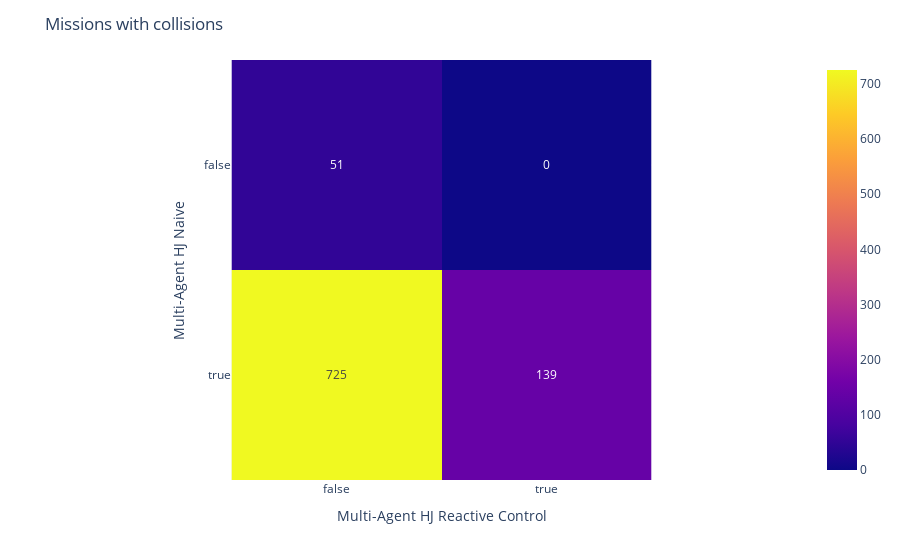

This figure's notebook cell:
### Markdown cell above
+  Missions with collisions

### Code cell
fig_conf_react_coll = plot_confusion_matrix(metrics_hj_naive["Number_of_collision"]>0, 
                        metrics_hj_reactive["Number_of_collision"]>0, 'Multi-Agent HJ Naive', 
                        'Multi-Agent HJ Reactive Control', title_name="Missions with collisions")

### Figure 1 — Plotly figure (JSON) as saved in the notebook; plotly's stock layout.template omitted (floating-point values rounded to 4 significant figures)
{"data": [{"coloraxis": "coloraxis", "hovertemplate": "Multi-Agent HJ Reactive Control: %{x}<br>Multi-Agent HJ Naive: %{y}<br>color: %{z}<extra></extra>", "name": "0", "texttemplate": "%{z}", "type": "heatmap", "x": [false, true], "xaxis": "x", "y": [false, true], "yaxis": "y", "z": [[51, 0], [725, 139]]}], "layout": {"coloraxis": {"colorscale": [[0, "#0d0887"], [0.1111, "#46039f"], [0.2222, "#7201a8"], [0.3333, "#9c179e"], [0.4444, "#bd3786"], [0.5556, "#d8576b"], [0.6667, "#ed7953"], [0.7778, "#fb9f3a"], [0.8889, "#fdca26"], [1, "#f0f921"]]}, "margin": {"t": 60}, "title": {"text": "Missions with collisions"}, "xaxis": {"anchor": "y", "constrain": "domain", "domain": [0, 1], "scaleanchor": "y", "title": {"text": "Multi-Agent HJ Reactive Control"}}, "yaxis": {"anchor": "x", "autorange": "reversed", "constrain": "domain", "domain": [0, 1], "title": {"text": "Multi-Agent HJ Naive"}}}}
